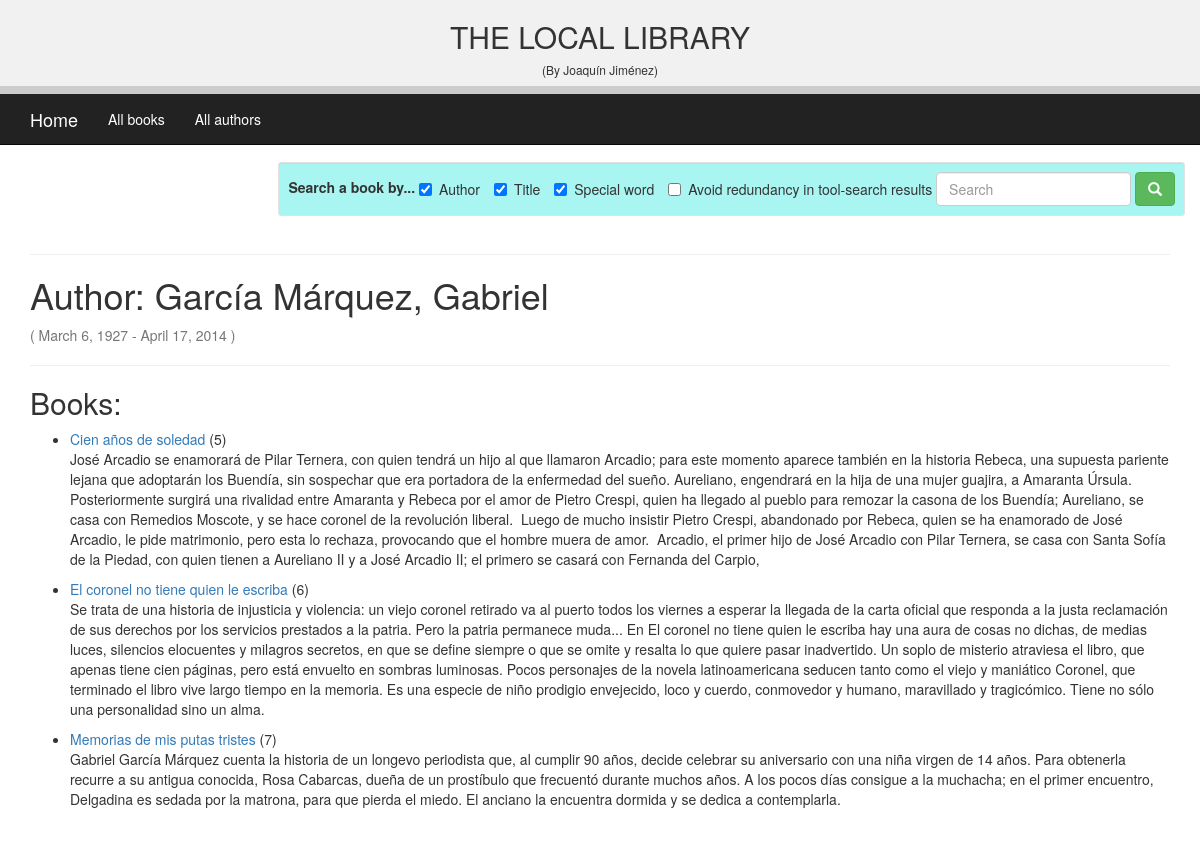
Page /catalog/author/5 on the committed database.
### catalog/models.py (models this page shows, shortened)
class Author(models.Model):
    first_name = models.CharField(max_length=100)
    last_name = models.CharField(max_length=100)
    date_of_birth = models.DateField(null=True, blank=True)
    date_of_death = models.DateField('Died', null=True, blank=True)
    class Meta:
        ordering = ['last_name', 'first_name']

class Book(models.Model):
    title = models.CharField(max_length=200)
    author = models.ForeignKey('Author', on_delete=models.SET_NULL, null=True)
    summary = models.TextField(max_length=1000, help_text='Enter a brief description of the book')
    isbn = models.CharField('ISBN', max_length=13, help_text='13 Character <a href="https://www.isbn-international.org/content/what-isbn">ISBN number</a>')
    genre = models.ManyToManyField(Genre, help_text='Select a genre for this book')
    def display_genre(self):
            """Create a string for the Genre. This is required to display genre in Admin."""
            return ', '.join(genre.name for genre in self.genre.all()[:3])
    display_genre.short_description = 'Genre'

### catalog/views.py (the view)
# urls.py: re_path(r'^author/(?P<pk>\d+)$', views.AuthorDetailView.as_view(), name='author-detail'),
class AuthorDetailView(generic.DetailView):
    model = Author
    context_object_name = 'detailed_author'
    template_name = 'author_detail/author_detail_template.html'

### catalog/templates/author_detail/author_detail_template.html
{% extends "base_generic.html" %}
{% block content %}
  <hr>
  <h1>Author: {{ detailed_author.last_name }}, {{ detailed_author.first_name }}</h1>
  <p class ="text-muted"> ( {{detailed_author.date_of_birth}} - {{detailed_author.date_of_death}} )</p>
  <hr>
  <h2>Books:</h2>
  <ul>
    {% for the_book in detailed_author.book_set.all %}
      {% if the_book.author_id == detailed_author.id %}
      <li><a href="{% url 'book-detail' the_book.pk %}"> {{the_book.title}} </a> ({{ the_book.id }}) <p> {{ the_book.summary }}</p> </li>
      {% else %}
      <p>There are no books in the library.</p>
      {% endif %}
    {% endfor %}
  </ul>
{% endblock %}

### rows in the picture
Author: last_name "García Márquez", first_name "Gabriel", date_of_birth "March 6, 1927", date_of_death "April 17, 2014"
Book: title "Cien años de soledad", id "5", summary "José Arcadio se enamorará de Pilar Ternera, con quien tendrá un hijo al que llamaron Arcadio; para este momento aparece también en la historia Rebeca, una supuesta pariente lejana que adoptarán los Buendía, sin sospechar que era portadora de la enfermedad del sueño. Aureliano, engendrará en la hija de una mujer guajira, a Amaranta Úrsula. Posteriormente surgirá una rivalidad entre Amaranta y Rebeca por el amor de Pietro Crespi, quien ha llegado al pueblo para remozar la casona de los Buendía; Aureliano, se casa con Remedios Moscote, y se hace coronel de la revolución liberal. Luego de mucho insistir Pietro Crespi, abandonado por Rebeca, quien se ha enamorado de José Arcadio, le pide…"
Book: title "El coronel no tiene quien le escriba", id "6", summary "Se trata de una historia de injusticia y violencia: un viejo coronel retirado va al puerto todos los viernes a esperar la llegada de la carta oficial que responda a la justa reclamación de sus derechos por los servicios prestados a la patria. Pero la patria permanece muda... En El coronel no tiene quien le escriba hay una aura de cosas no dichas, de medias luces, silencios elocuentes y milagros secretos, en que se define siempre o que se omite y resalta lo que quiere pasar inadvertido. Un soplo de misterio atraviesa el libro, que apenas tiene cien páginas, pero está envuelto en sombras luminosas. Pocos personajes de la novela latinoamericana seducen tanto como el viejo y maniático Coronel,…"
Book: title "Memorias de mis putas tristes", id "7", summary "Gabriel García Márquez cuenta la historia de un longevo periodista que, al cumplir 90 años, decide celebrar su aniversario con una niña virgen de 14 años. Para obtenerla recurre a su antigua conocida, Rosa Cabarcas, dueña de un prostíbulo que frecuentó durante muchos años. A los pocos días consigue a la muchacha; en el primer encuentro, Delgadina es sedada por la matrona, para que pierda el miedo. El anciano la encuentra dormida y se dedica a contemplarla."
